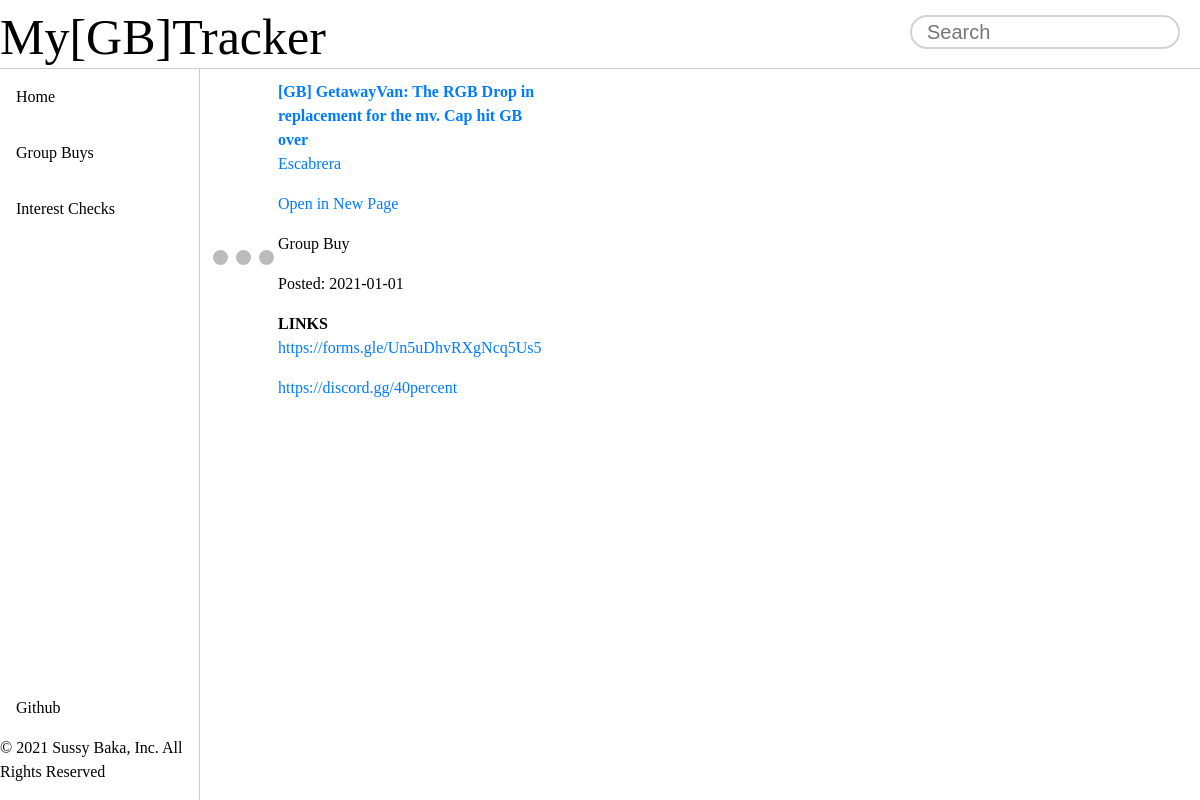
Screenshot of /thread/110447 with the database file from the repository.
### tables this page shows
CREATE TABLE Photo (id INTEGER, thread_id INTEGER REFERENCES Thread (id), link STRING, PRIMARY KEY (id));

CREATE TABLE Thread (id INTEGER, status_id INTEGER REFERENCES Status (id), starter_id INTEGER REFERENCES Starter (id), thread_name STRING, start_date DATE, PRIMARY KEY (id));

CREATE TABLE Starter (id INTEGER, starter_name STRING, PRIMARY KEY (id));

CREATE TABLE `Status` (
  `id` INTEGER,
  `status_name` STRING,
  PRIMARY KEY (`id`)
);

CREATE TABLE Link (id INTEGER PRIMARY KEY, thread_id INTEGER REFERENCES Thread (id), link STRING);

### routes.py (the view)
@app.route("/thread/<int:id>")
def thread(id):
    results = do_query("SELECT Thread.id, Starter.id, Link.link, Thread.thread_name, Starter.starter_name, Status.status_name, Thread.start_date FROM Thread JOIN Starter ON Starter.id = Thread.starter_id JOIN Status ON Status.id = Thread.status_id LEFT JOIN Link ON Thread.id = Link.thread_id WHERE Thread.id=?;",(id,), fetchall = True)
    imgs = do_query("SELECT Photo.id FROM Photo WHERE Photo.thread_id=?;",(id,), fetchall = True)
    img = []
    for i in range(1, len(imgs)+1):
        img.append(imgs[i-1] + (i,))
    return render_template("thread.html", results = results, img = img, title = (results[0])[4])

### routes.py (called while the page is built)
def do_query(query, data = None, fetchall = False):
    connection = sqlite3.connect(db)
    cursor = connection.cursor()
    if data is None:
        cursor.execute(query)
    else:
        cursor.execute(query, data)
    results = cursor.fetchall() if fetchall else cursor.fetchone()
    connection.close()
    return results

### templates/thread.html
{% extends 'layout.html' %}
{% block content %}
<div class="wrapper">
  {% include 'threadinfo.html' %}
</div>
{% endblock %}

### templates/threadinfo.html
<table border='0' width='100%'>
    <tr>
          <td>{% include 'slideshow.html' %}</td>
          <td style="width:200px">
          <b><a class="confirm" href="https://geekhack.org/index.php?topic={{(results[0])[0]}}">{{(results[0])[3]}}</a></b>
          <p><a class="confirm" href="https://geekhack.org/index.php?action=profile;u={{(results[0])[1]}}">{{(results[0])[4]}}</a></p>
          <p><a href="/thread/{{(results[0])[0]}}">Open in New Page</a></p>
          <p>{{(results[0])[5]}}</p>
          <p>Posted: {{(results[0])[6]}}</p>
          <b>LINKS</b>
          {%for link in results%}
          <p><a class="confirm" href="{{link[2]}}">{{link[2]}}</a></p>
          {%endfor%}
        </td>
    </tr>
</table>

### templates/slideshow.html (shortened to what this page needs)
<div class="slideshow-container">
<a class="prev" onclick="plusSlides(-1)">&#10094;</a>
<a class="next" onclick="plusSlides(1)">&#10095;</a>
</div>
<br>
<div style="text-align:center">
  {%for im in img%}
  <span class="dot" onclick="currentSlide({{im[1]}})"></span>
  {%endfor%}
</div>

### static/css/style.css (style rules this page uses)
body { background-color: white; color: black; border-color: #E9492B; font-family: Comic Sans MS; overflow-x: hidden; }
.wrapper { background-color: inherit; padding: 10px; margin-left: 200px; z-index: -1; width: 100% - 200px; padding-right: 2; position: absolute; top: 69px }

### static/css/slideshow.css (style rules this page uses)
.slideshow-container { max-width: 1000px; position: relative; margin: auto; }
.prev, .next { cursor: pointer; position: absolute; top: 50%; width: auto; padding: 16px; margin-top: -22px; color: white; font-weight: bold; font-size: 18px; transition: 0.6s ease; border-radius: 0 3px 3px 0; user-select: none; }
.next { right: 0; border-radius: 3px 0 0 3px; }
.dot { cursor: pointer; height: 15px; width: 15px; margin: 0 2px; background-color: #bbb; border-radius: 50%; display: inline-block; transition: background-color 0.6s ease; }

### rows the page displays
Thread: thread_name "[GB] GetawayVan: The RGB Drop in replacement for the mv. Cap hit GB over", start_date "2021-01-01"
Starter: starter_name "Escabrera"
Status: status_name "Group Buy"
Link: link "https://forms.gle/Un5uDhvRXgNcq5Us5"
Link: link "https://discord.gg/40percent"
